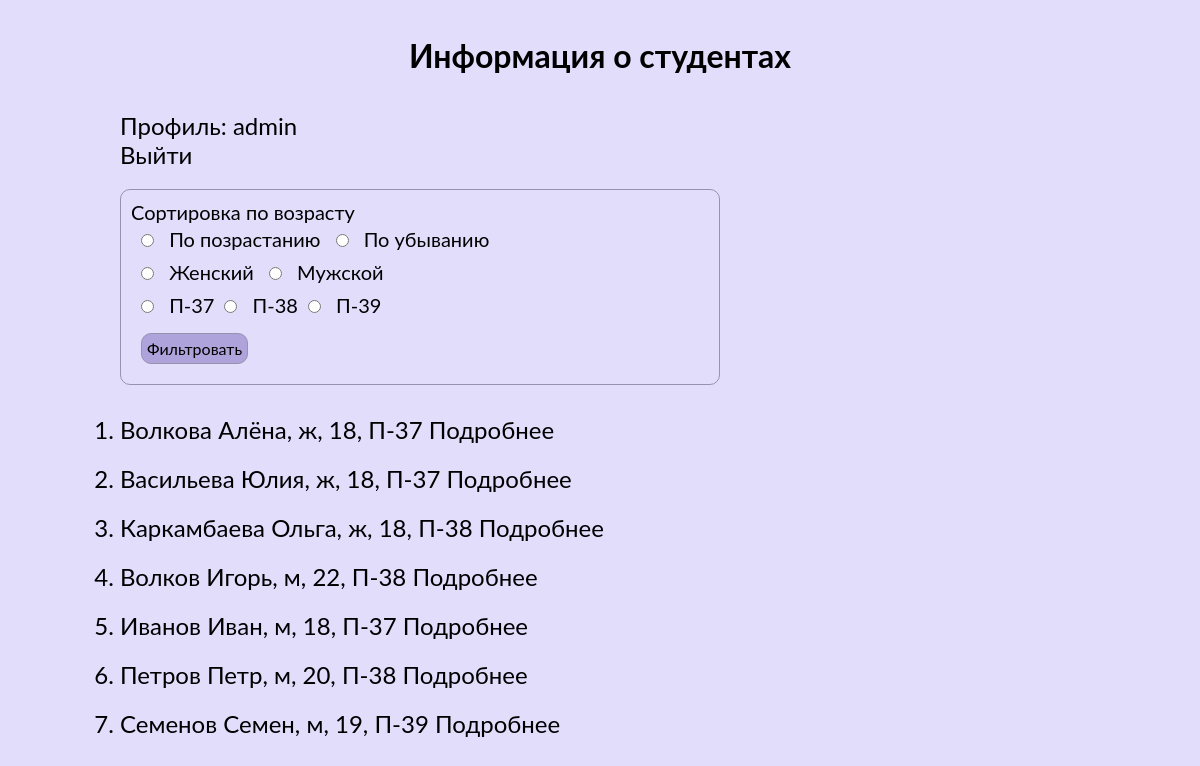
The page / (signed in) on the database its author committed.
### tables this page shows
CREATE TABLE `groups` (
  `id_group` int(11) NOT NULL,
  `group_name` varchar(10) NOT NULL
);

CREATE TABLE `students` (
  `id_student` int(11) NOT NULL,
  `s_fname` varchar(50) NOT NULL,
  `s_lname` varchar(50) NOT NULL,
  `login` varchar(30) NOT NULL,
  `pass` varchar(256) NOT NULL,
  `gender` enum('м','ж') NOT NULL,
  `id_group` int(11) NOT NULL,
  `s_age` int(11) DEFAULT NULL,
  `path` varchar(255) NOT NULL
);

### api/main.php (called while the page is built)
<?php
class Main extends ACore {
    public function get_content() {
        include("api/modules/mod_auth.php");
        include("api/modules/mod_list.php");
    }
}

### api/core.php (called while the page is built, shortened)
<?php
abstract class ACore {
    public function __construct() {
        $this -> connect = new mysqli(HOST, USER, PASS, DB);
    }
    public function get_body() {
        include("templates/index.php");
    }
}

### api/modules/mod_list.php (the view, shortened to what this page needs)
<form action="./" method="POST" class="form">
    <p>Сортировка по возрасту</p>
    <input type="radio" name="sort" id="sort-asc" value="asc">
    <label for="sort-asc">По позрастанию</label>
    <input type="radio" name="sort" id="sort-desc" value="desc">
    <label for="sort-desc">По убыванию</label><br>
    <input type="radio" name="filter" id="filter-asc" value="f">
    <label for="filter-asc">Женский</label>
    <input type="radio" name="filter" id="filter-desc" value="m">
    <label for="filter-desc">Мужской</label><br>
    <?php
        $resGroup = $this -> connect -> query("SELECT * FROM groups");
        foreach ($resGroup as $groupRow) {
            echo "<input type='radio' name='group' id='$groupRow[group_name]' value='$groupRow[id_group]'>
            <label for='$groupRow[group_name]'>$groupRow[group_name]</label>";
        }
    ?>
    <br><input type="submit" value="Фильтровать" class='form__btn'>
</form>
<?php
$extra_sql = " ";
$result1 = $this -> connect -> query("SELECT * FROM `students`, `groups` WHERE students.id_group = groups.id_group".$extra_sql);
foreach ($result1 as $myrow) {
    echo "<li class='student__item'>
        $myrow[s_lname] $myrow[s_fname], $myrow[gender], $myrow[s_age], $myrow[group_name]
        <a href='?option=details&id=$myrow[id_student]'>Подробнее</a>
        </li>";
}

### styles/style.css (style rules this page uses)
* { font-family: 'Lato', sans-serif; margin: 0; padding: 0; box-sizing: border-box; }
ul, li, dl { margin: 0; padding: 0; }
a { text-decoration: none; color: inherit; display: inline-block; }
p { margin: 0; padding: 0; }
body { background-color: #e3ddfc; }
.student__item { padding: 10px 0; }
.form { border: 1px solid #9893ad; border-radius: 10px; max-width: 600px; font-size: 20px; margin: 20px 0; padding: 10px; }
.form input { margin: 10px; }
.form__btn { background-color: #afa3db; border: 1px solid #9893ad; border-radius: 10px; font-size: 16px; padding: 5px; margin: 5px; }

### rows shown on the page
groups: group_name "П-37"
groups: group_name "П-38"
groups: group_name "П-39"
students: s_lname "Волкова", s_fname "Алёна", gender "ж", s_age "18", id_group.group_name "П-37"
students: s_lname "Васильева", s_fname "Юлия", gender "ж", s_age "18", id_group.group_name "П-37"
students: s_lname "Каркамбаева", s_fname "Ольга", gender "ж", s_age "18", id_group.group_name "П-38"
students: s_lname "Волков", s_fname "Игорь", gender "м", s_age "22", id_group.group_name "П-38"
students: s_lname "Иванов", s_fname "Иван", gender "м", s_age "18", id_group.group_name "П-37"
students: s_lname "Петров", s_fname "Петр", gender "м", s_age "20", id_group.group_name "П-38"
students: s_lname "Семенов", s_fname "Семен", gender "м", s_age "19", id_group.group_name "П-39"

### other values the page prints
$login "admin"
